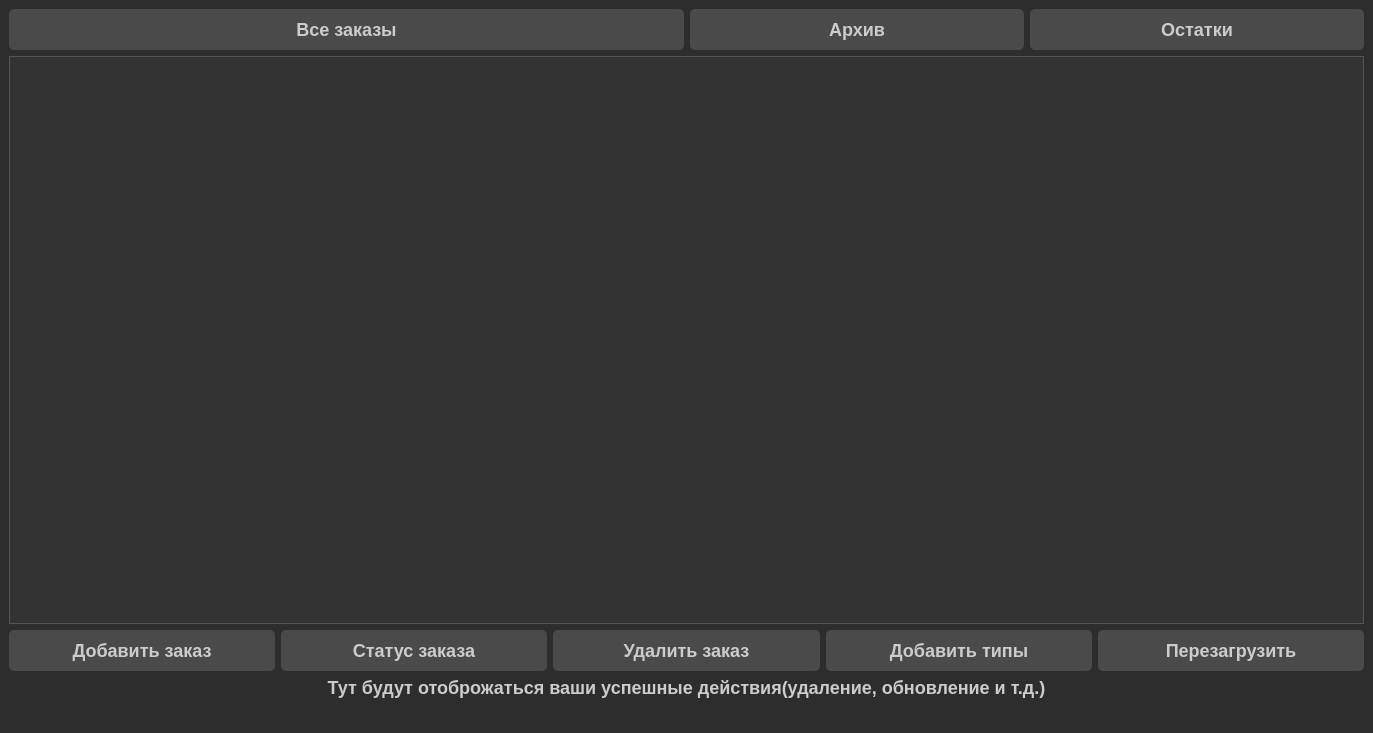
<?xml version="1.0" encoding="UTF-8"?>
<ui version="4.0">
 <class>MainWindow</class>
 <widget class="QMainWindow" name="MainWindow">
  <property name="geometry">
   <rect>
    <x>0</x>
    <y>0</y>
    <width>1373</width>
    <height>733</height>
   </rect>
  </property>
  <property name="minimumSize">
   <size>
    <width>0</width>
    <height>0</height>
   </size>
  </property>
  <property name="font">
   <font>
    <family>Arial</family>
    <pointsize>-1</pointsize>
    <bold>true</bold>
   </font>
  </property>
  <property name="windowTitle">
   <string>Бухгалтерия</string>
  </property>
  <property name="styleSheet">
   <string notr="true">/* Общие стили */
QWidget {
    background-color: #2d2d2d;
    color: #cccccc;
    font-family: Arial, sans-serif;
    font-size: 18px;
    font-weight: bold;
}

/* Заголовки */
QLabel#headerLabel {
    font-size: 32px;
    font-weight: bold;
    color: #66ccff;
}

/* Кнопки */
QPushButton {
    background-color: #4a4a4a;
    color: #cccccc;
    border: none;
    padding: 10px 20px;
    font-size: 18px;
    font-weight: bold;
    border-radius: 5px;
}

QPushButton:hover {
    background-color: #666666;
}

QPushButton:pressed {
    background-color: #333333;
}

/* Поля ввода */
QLineEdit, QTextEdit, QSpinBox, QDoubleSpinBox, QDateEdit {
    background-color: #333333;
    border: 1px solid #555555;
    padding: 5px;
    border-radius: 3px;
    color: #cccccc;
    font-size: 18px;
    font-weight: bold;
}

QLineEdit:focus, QTextEdit:focus, QSpinBox:focus, QDoubleSpinBox:focus, QDateEdit:focus {
    border-color: #66ccff;
    outline: none;
}

/* Таблицы */
QTableView {
    background-color: #333333;
    border: 1px solid #555555;
    gridline-color: #555555;
    color: #cccccc;
    font-size: 18px;
    font-weight: bold;
}

QTableView::item {
    padding: 5px;
}

QTableView::item:selected {
    background-color: #66ccff;
    color: #2d2d2d;
}

/* Меню */
QMenuBar {
    background-color: #2d2d2d;
    color: #cccccc;
    border-bottom: 1px solid #555555;
    font-size: 18px;
    font-weight: bold;
}

QMenuBar::item {
    padding: 5px 10px;
}

QMenuBar::item:selected {
    background-color: #66ccff;
    color: #2d2d2d;
}

QMenu {
    background-color: #333333;
    border: 1px solid #555555;
    color: #cccccc;
    font-size: 18px;
    font-weight: bold;
}

QMenu::item {
    padding: 5px 20px;
}

QMenu::item:selected {
    background-color: #66ccff;
    color: #2d2d2d
}</string>
  </property>
  <widget class="QWidget" name="centralwidget">
   <layout class="QVBoxLayout" name="verticalLayout">
    <item>
     <layout class="QHBoxLayout" name="horizontalLayout_3">
      <item>
       <widget class="QPushButton" name="all_orders_pushButton">
        <property name="text">
         <string>Все заказы</string>
        </property>
       </widget>
      </item>
      <item>
       <layout class="QHBoxLayout" name="horizontalLayout_2">
        <item>
         <widget class="QPushButton" name="archive_button">
          <property name="text">
           <string>Архив</string>
          </property>
         </widget>
        </item>
        <item>
         <widget class="QPushButton" name="order_limit_pushButton">
          <property name="text">
           <string>Остатки</string>
          </property>
         </widget>
        </item>
       </layout>
      </item>
     </layout>
    </item>
    <item>
     <widget class="QTableView" name="tableView">
      <property name="autoFillBackground">
       <bool>false</bool>
      </property>
      <property name="frameShape">
       <enum>QFrame::Panel</enum>
      </property>
      <property name="autoScrollMargin">
       <number>10</number>
      </property>
      <property name="editTriggers">
       <set>QAbstractItemView::DoubleClicked|QAbstractItemView::EditKeyPressed|QAbstractItemView::SelectedClicked</set>
      </property>
      <property name="selectionMode">
       <enum>QAbstractItemView::SingleSelection</enum>
      </property>
      <property name="selectionBehavior">
       <enum>QAbstractItemView::SelectRows</enum>
      </property>
     </widget>
    </item>
    <item>
     <layout class="QHBoxLayout" name="horizontalLayout">
      <item>
       <widget class="QPushButton" name="add_order_button">
        <property name="text">
         <string>Добавить заказ</string>
        </property>
       </widget>
      </item>
      <item>
       <widget class="QPushButton" name="stop_pushButton">
        <property name="text">
         <string>Статус заказа</string>
        </property>
       </widget>
      </item>
      <item>
       <widget class="QPushButton" name="delete_order_button">
        <property name="text">
         <string>Удалить заказ</string>
        </property>
       </widget>
      </item>
      <item>
       <widget class="QPushButton" name="add_types_pushButton">
        <property name="text">
         <string>Добавить типы</string>
        </property>
       </widget>
      </item>
      <item>
       <widget class="QPushButton" name="reload_button">
        <property name="text">
         <string>Перезагрузить</string>
        </property>
       </widget>
      </item>
     </layout>
    </item>
    <item>
     <widget class="QLabel" name="status">
      <property name="font">
       <font>
        <family>Arial</family>
        <pointsize>-1</pointsize>
        <bold>true</bold>
       </font>
      </property>
      <property name="text">
       <string>Тут будут отоброжаться ваши успешные действия(удаление, обновление и т.д.)</string>
      </property>
      <property name="alignment">
       <set>Qt::AlignCenter</set>
      </property>
     </widget>
    </item>
   </layout>
  </widget>
  <widget class="QStatusBar" name="statusbar"/>
 </widget>
 <resources/>
 <connections/>
</ui>
